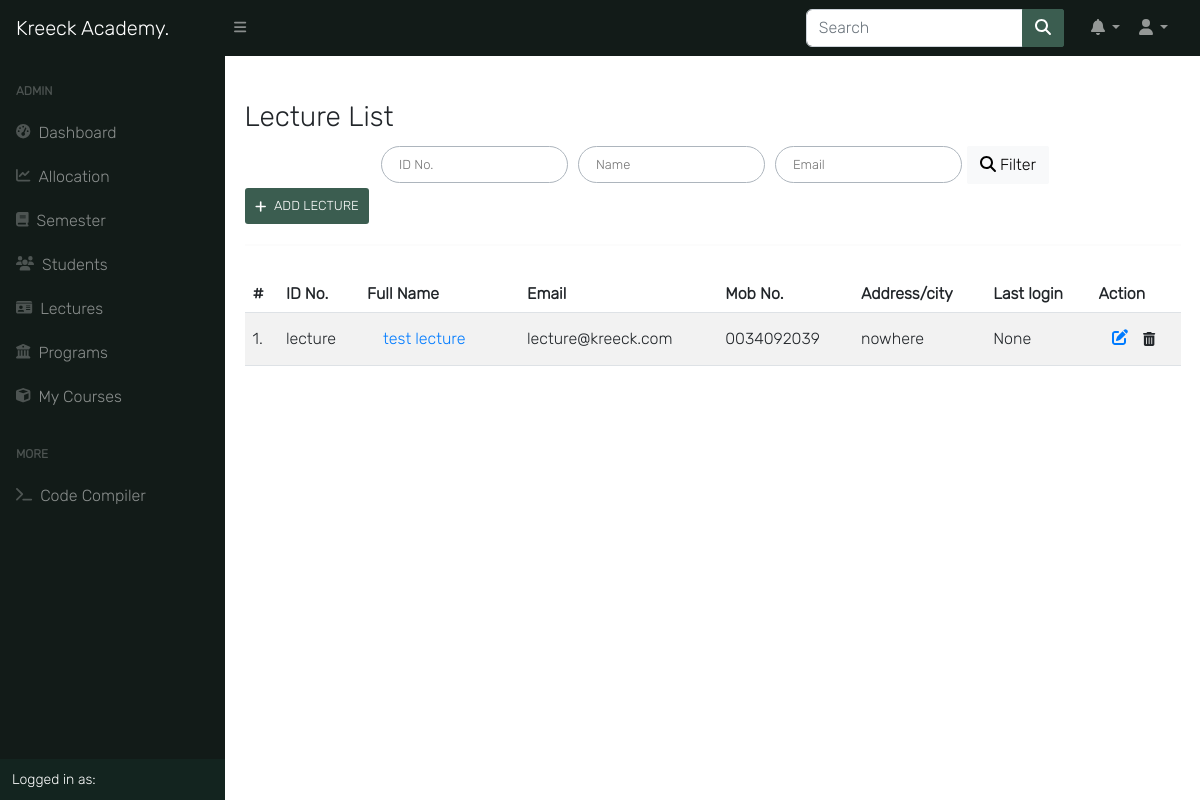
Page /auth/lecturers/ (signed in) on the committed database.
### accounts/models.py (models this page shows, shortened)
class User(AbstractUser):
    is_student = models.BooleanField(default=False)
    is_lecturer = models.BooleanField(default=False)
    is_parent = models.BooleanField(default=False)
    is_dep_head = models.BooleanField(default=False)
    phone = models.CharField(max_length=60, blank=True, null=True)
    address = models.CharField(max_length=60, blank=True, null=True)
    picture = models.ImageField(upload_to='profile_pictures/%y/%m/%d/', default='default.png', null=True)
    email = models.EmailField(blank=True, null=True)
    username_validator = ASCIIUsernameValidator()
    objects = UserManager()
    @property
    def get_full_name(self):
        full_name = self.username
        if self.first_name and self.last_name:
            full_name = self.first_name + " " + self.last_name
        return full_name

### accounts/views.py (the view)
# urls.py: path('lecturers/', LecturerListView.as_view(), name='lecturer_list'),
@method_decorator([login_required, admin_required], name='dispatch')
class LecturerListView(ListView):
    queryset = User.objects.filter(is_lecturer=True)
    template_name = "accounts/lecturer_list.html"
    paginate_by = 10  # if pagination is desired
    def get_context_data(self, **kwargs):
        context = super().get_context_data(**kwargs)
        context['title'] = "Lecturers | Kreeck Academy"
        return context

### templates/accounts/lecturer_list.html (shortened to what this page needs)
{% extends 'base.html' %}
{% load crispy_forms_tags %}
{% block content %}
<h3 class="mt mt-4">Lecture List</h3>
<div class="content-center">
    <form class="search-form" action="" method="POST">{% csrf_token %}
        <input class="au-input" type="text" name="id_no" placeholder="ID No." value="{{ request.GET.id_no }}"/>
        <input class="au-input" type="text" name="name" placeholder="Name" value="{{ request.GET.name }}"/>
        <input class="au-input" type="text" name="email" placeholder="Email" value="{{ request.GET.email }}"/>
        <button class="btn btn-light" type="submit">
            <i class="fas fa-search"></i>  Filter
        </button>
    </form>
</div>
{% if request.user.is_superuser %}
<a class="add-button" href="{% url 'add_lecturer' %}"><i class="fas fa-plus"></i>Add Lecture</a>
{% endif %}
<hr>
<br>
<div class="table-responsive">
    <table  class="table table-striped ">
        <thead class="thead thead-dark">
            <tr>
                <th scope="col">#</th>
                <th scope="col"> ID No. </th>
                <th scope="col"> Full Name </th>
                <th scope="col"> Email </th>
                <th scope="col"> Mob No. </th>
                <th scope="col"> Address/city </th>
                <th scope="col"> Last login </th>
                {% if request.user.is_superuser %}
                <th scope="col"> Action </th>
                {% endif %}
            </tr>
        </thead>
        <tbody>
            {% for lecturer in object_list %}
            <tr>
                <td data-label="#"> {{ forloop.counter }}.</td>
                <td data-label="Username">{{ lecturer.username }}</td>
                <td data-label="Full Names"><a href="{% url 'profile_single' lecturer.id %}">{{ lecturer.get_full_name }}</a></td>
                <td data-label="Email">{{ lecturer.email }}</td>
                <td data-label="Phone">{{ lecturer.phone }}</td>
                <td data-label="Address">{{ lecturer.address }}</td>
                <td data-label="Last Login">{{ lecturer.last_login }}</td>
                {% if request.user.is_superuser %}
                <td >
                    <div class="update-delete">
                        <a href="{% url 'staff_edit' pk=lecturer.pk %}" class="update"><i class="fas fa-edit"></i></a>
                        <form action="{% url 'lecturer_delete' pk=lecturer.pk %}">{% csrf_token %}
                            <button type="submit" class="btn btn-sm"><i class="fas fa-trash-alt"></i></button>
                        </form>
                    </div>
                </td>
                {% endif %}
            {% endfor %}
        </tbody>
        </table>
</div>
</div>
</div>
{% endblock content %}

### static/css/all.css (style rules this page uses)
.fa-plus:before { content: "\f067"; }

### static/css/style.css (style rules this page uses)
*, body { font-family: "Inter", sans-serif; }
body { background-color: #ffffff; }
.btn { border-radius: 2px; }
.table td, .table th { vertical-align: middle; }
.table tbody > tr > td > a { display: -webkit-box; display: -ms-flexbox; display: flex; color: #007bff; padding: 0.5rem 1rem; -webkit-transition: 0.2s; transition: 0.2s; }
.content-center { display: -webkit-box; display: -ms-flexbox; display: flex; -webkit-box-pack: center; -ms-flex-pack: center; justify-content: center; -ms-flex-wrap: wrap; flex-wrap: wrap; max-width: 1500px; }
.search-form { display: -webkit-box; display: -ms-flexbox; display: flex; -ms-flex-wrap: wrap; flex-wrap: wrap; -webkit-box-align: center; -ms-flex-align: center; align-items: center; }
.search-form input { margin: 5px; }
.au-input { display: -webkit-box; display: -ms-flexbox; display: flex; width: auto; line-height: 35px; border: 1.8px solid #adb5bd; font-family: inherit; font-size: 13px; color: #adb5bd; background: transparent; padding: 0 17px; border-radius: 100px; -webkit-transition: all 0.2s ease; transition: all 0.2s ease; }
hr { margin: 10px 0px; border: 0.5px solid #f3f2f2; }
a { color: #666; text-decoration: none; }
.update-delete { display: -webkit-box; display: -ms-flexbox; display: flex; -webkit-box-pack: center; -ms-flex-pack: center; justify-content: center; }
.update { display: -webkit-inline-box; display: -ms-inline-flexbox; display: inline-flex; margin-right: 1px; padding: 5px; color: #007bff; border-radius: 0.3em; -webkit-transition: 0.2s; transition: 0.2s; }
.add-button { display: -webkit-inline-box; display: -ms-inline-flexbox; display: inline-flex; -webkit-box-align: center; -ms-flex-align: center; align-items: center; text-transform: uppercase; text-align: center; background:#3b5d50; color: #fff; padding: 10px; margin-bottom: 10px; cursor: pointer; border-radius: 3px; -webkit-transition: 0.5s; transition: 0.5s; font-size: 13px; }
.add-button .fa-plus { margin-right: 8px; }

### rows in the picture
User: username "lecture", get_full_name "test lecture", email "lecture@kreeck.com", phone "0034092039", address "nowhere", last_login "None"
